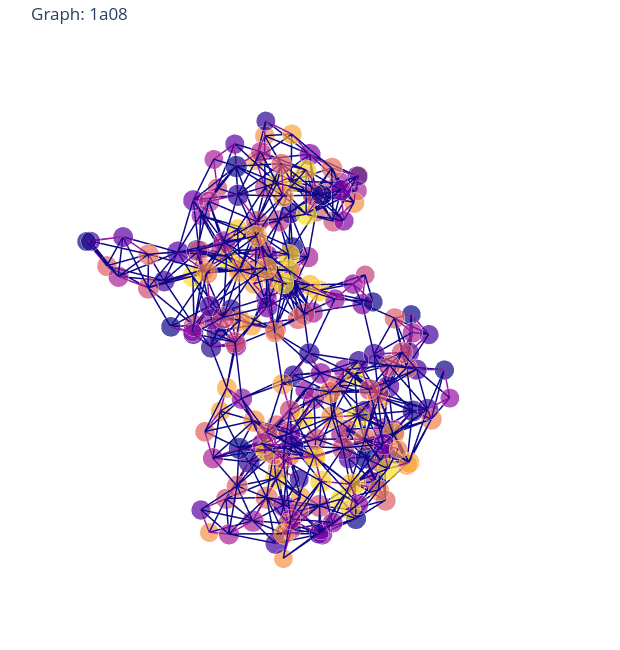
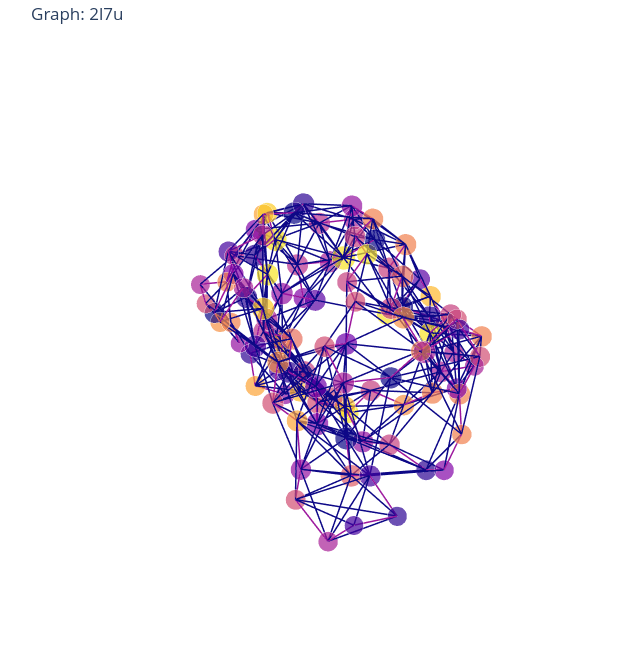
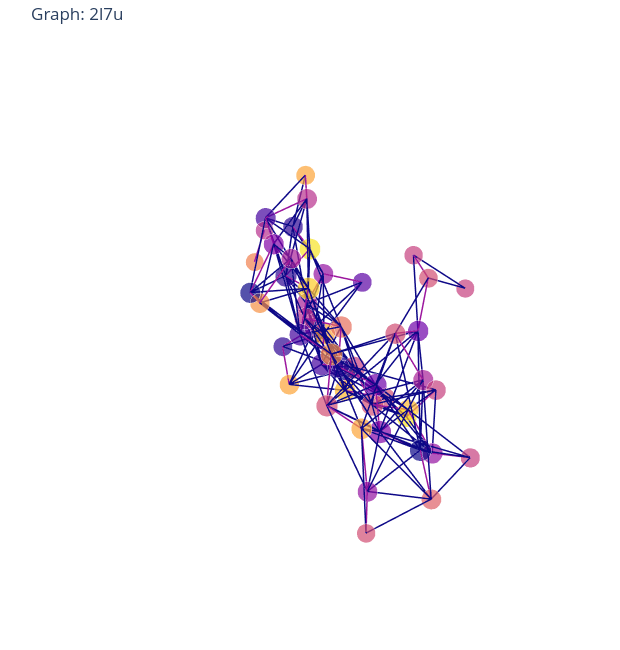

Write notebook code for charts like these, in order.
### Code cell
print("proteina da PDB code:")
protein_pdb.visualize_protein_graph()
print("proteina da path:")
protein_path.visualize_protein_graph()
print("pocket:")
pocket.visualize_protein_graph()

### Figure 1 — Plotly figure (JSON) as saved in the notebook; plotly's stock layout.template omitted (floating-point values rounded to 4 significant figures; data arrays with more than 128 entries replaced by an {"elided": "..."} marker saying what was removed)
{"data": [{"hoverinfo": "text+x+y+z", "line": {"width": 3}, "marker": {"color": {"elided": "211x4 float values"}, "opacity": 0.7, "size": {"elided": "211 float values"}, "symbol": "circle"}, "mode": "markers", "text": {"elided": "211 str values"}, "type": "scatter3d", "x": {"elided": "211 float values"}, "y": {"elided": "211 float values"}, "z": {"elided": "211 float values"}}, {"hoverinfo": "text", "line": {"color": {"elided": "3513x4 float values"}, "width": 3}, "mode": "lines", "text": {"elided": "3513 str values"}, "type": "scatter3d", "x": {"elided": "3513 float values"}, "y": {"elided": "3513 float values"}, "z": {"elided": "3513 float values"}}], "layout": {"height": 650, "margin": {"b": 0, "l": 0, "r": 0, "t": 40}, "scene": {"aspectmode": "data", "xaxis": {"showbackground": false, "showgrid": false, "showline": false, "showticklabels": false, "title": {"text": ""}, "visible": false, "zeroline": false}, "yaxis": {"showbackground": false, "showgrid": false, "showline": false, "showticklabels": false, "title": {"text": ""}, "visible": false, "zeroline": false}, "zaxis": {"showbackground": false, "showgrid": false, "showline": false, "showticklabels": false, "title": {"text": ""}, "visible": false, "zeroline": false}}, "showlegend": false, "title": {"text": "Graph: 1a08"}, "width": 620}}

### Figure 2 — Plotly figure (JSON) as saved in the notebook; plotly's stock layout.template omitted (floating-point values rounded to 4 significant figures; data arrays with more than 128 entries replaced by an {"elided": "..."} marker saying what was removed)
{"data": [{"hoverinfo": "text+x+y+z", "line": {"width": 3}, "marker": {"color": {"elided": "105x4 float values"}, "opacity": 0.7, "size": [23.2, 23.2, 24, 24, 24, 24, 23.6, 25.6, 25.6, 25.2, 24, 24.8, 24.8, 24.8, 24, 23.6, 23.6, 25.6, 24.4, 25.2, 25.2, 23.6, 23.2, 24, 24.8, 23.2, 23.2, 23.6, 24.4, 25.2, 24.8, 25.6, 26, 25.2, 26, 25.2, 23.2, 23.6, 22.8, 24, 24.8, 24, 24, 24.4, 24.4, 25.2, 24, 24.4, 22.8, 23.2, 24, 24.4, 23.6, 22.8, 24.4, 26, 26, 25.6, 24.8, 24.4, 24, 26, 25.6, 25.2, 25.6, 25.6, 25.2, 24.8, 27.6, 25.2, 25.2, 23.6, 24.8, 25.6, 25.2, 25.2, 25.2, 25.2, 26, 26.4, 26.4, 25.6, 25.2, 22.8, 22.4, 23.2, 23.6, 24.4, 24.8, 25.2, 25.6, 25.6, 26, 25.2, 25.6, 25.2, 26.4, 24, 23.6, 23.2, 22.8, 22.4, 22.4, 22.8, 21.6], "symbol": "circle"}, "mode": "markers", "text": ["A:GLY:1", "A:SER:2", "A:ALA:3", "A:GLN:4", "A:ASN:5", "A:ILE:6", "A:THR:7", "A:ALA:8", "A:ARG:9", "A:ILE:10", "A:GLY:11", "A:GLU:12", "A:PRO:13", "A:LEU:14", "A:VAL:15", "A:LEU:16", "A:LYS:17", "A:CYS:18", "A:LYS:19", "A:GLY:20", "A:ALA:21", "A:PRO:22", "A:LYS:23", "A:LYS:24", "A:PRO:25", "A:PRO:26", "A:GLN:27", "A:ARG:28", "A:LEU:29", "A:GLU:30", "A:TRP:31", "A:LYS:32", "A:LEU:33", "A:ASN:34", "A:THR:35", "A:GLY:36", "A:ARG:37", "A:THR:38", "A:GLU:39", "A:ALA:40", "A:TRP:41", "A:LYS:42", "A:VAL:43", "A:LEU:44", "A:SER:45", "A:PRO:46", "A:GLN:47", "A:GLY:48", "A:GLY:49", "A:GLY:50", "A:PRO:51", "A:TRP:52", "A:ASP:53", "A:SER:54", "A:VAL:55", "A:ALA:56", "A:ARG:57", "A:VAL:58", "A:LEU:59", "A:PRO:60", "A:ASN:61", "A:GLY:62", "A:SER:63", "A:LEU:64", "A:PHE:65", "A:LEU:66", "A:PRO:67", "A:ALA:68", "A:VAL:69", "A:GLY:70", "A:ILE:71", "A:GLN:72", "A:ASP:73", "A:GLU:74", "A:GLY:75", "A:ILE:76", "A:PHE:77", "A:ARG:78", "A:CYS:79", "A:GLN:80", "A:ALA:81", "A:MET:82", "A:ASN:83", "A:ARG:84", "A:ASN:85", "A:GLY:86", "A:LYS:87", "A:GLU:88", "A:THR:89", "A:LYS:90", "A:SER:91", "A:ASN:92", "A:TYR:93", "A:ARG:94", "A:VAL:95", "A:ARG:96", "A:VAL:97", "A:TYR:98", "A:GLN:99", "A:ILE:100", "A:PRO:101", "A:GLY:102", "A:LYS:103", "A:PRO:104", "A:GLU:105"], "type": "scatter3d", "x": [10.51, 12.16, 10.37, 7.766, 5.665, 1.958, -0.626, -4.289, -7.498, -9.837, -12.3, -10.19, -9.23, -5.557, -3.608, -0.078, 2.179, 4.719, 8.058, 9.428, 6.308, 5.517, 2.092, 0.986, 1.883, 4.709, 5.546, 4.289, 4.787, 4.501, 3.384, 3.42, 1.954, 2.148, -0.671, -2.447, -0.301, 1.28, -1.521, -2.759, 0.07, -1.286, 0.088, -1.13, -1.607, -2.124, -5.687, -7.609, -11.01, -12.41, -14.52, -13.18, -15.36, -13.53, -9.985, -9.008, -8.647, -5.662, -5.421, -4.8, -1.627, -0.217, -1.28, -3.287, -6.481, -8.333, -11.92, -11.41, -8.333, -9.44, -7.417, -6.808, -5.488, -2.552, 0.837, 3.522, 3.191, 5.95, 6.078, 8.538, 8.861, 11.34, 12.3, 13.4, 16.91, 17.23, 17.14, 14.26, 12.53, 11.8, 9.162, 8.501, 5.783, 4.734, 1.112, -0.351, -4.04, -5.73, -5.988, -2.971, -2.466, -1.066, -2.203, -3.45, -4.519], "y": [-0.035, -1.343, -4.435, -4.704, -7.867, -7.233, -10, -9.491, -11.41, -11.33, -8.506, -6.988, -3.285, -2.346, 0.919, 1.695, 4.745, 6.12, 6.765, 10.14, 12.3, 14.28, 14.89, 16.7, 15.94, 18.31, 17.73, 15.26, 11.57, 8.326, 5.024, 1.546, -1.767, -5.282, -7.748, -10.7, -12.89, -10.37, -8.499, -6.852, -4.372, -0.838, 2.621, 4.349, 8.121, 10.79, 11.1, 7.925, 9.578, 6.146, 3.335, 1.92, -1.194, -2.166, -1.229, 1.419, 5.147, 7.422, 9.552, 13.32, 12.93, 10.71, 7.383, 4.406, 3.031, -0.103, -0.957, -4.675, -6.257, -9.248, -12.35, -10.81, -7.65, -9.741, -8.444, -5.923, -2.215, 0.104, 3.879, 6.478, 10.15, 12.99, 15.62, 19.2, 18.2, 16.12, 12.71, 10.31, 8.151, 4.498, 2.354, -1.359, -3.23, -6.797, -7.762, -11.26, -12.18, -15.23, -17.63, -17.94, -19.03, -22.36, -23.19, -20.09, -20.02], "z": [8.939, 5.778, 4.478, 7.238, 7.467, 8.03, 8.38, 7.486, 6.808, 3.81, 4.392, 7.164, 7.253, 6.928, 7, 5.812, 6.065, 3.589, 5.295, 4.228, 4.216, 7.392, 8.93, 5.772, 2.131, 1.112, -2.553, -5.16, -4.345, -6.306, -4.787, -6.328, -5.166, -6.607, -5.939, -7.524, -9.765, -12.15, -13.9, -10.71, -10.15, -9.767, -8.98, -5.818, -5.706, -3.009, -4.301, -5.068, -5.276, -6.027, -4.53, -1.263, -1.345, -4.533, -3.526, -0.978, -0.311, 0.312, 3.454, 3.223, 5.286, 2.557, 4.049, 2.794, 4.338, 3.231, 4.255, 3.641, 2.057, 0.007, -0.811, -4.232, -2.58, -1.365, -2.462, -1.539, -0.76, -1.979, -1.524, -2.809, -1.867, -2.411, 0.154, -0.514, 0.567, -2.587, -0.931, -1.56, 1.057, 0.293, 1.994, 1.497, 3.387, 2.587, 3.232, 3.491, 3.6, 5.119, 2.181, -0.113, -3.746, -4.902, -8.427, -10.3, -13.95]}, {"hoverinfo": "text", "line": {"color": {"elided": "1779x4 float values"}, "width": 3}, "mode": "lines", "text": {"elided": "1779 str values"}, "type": "scatter3d", "x": {"elided": "1779 float values"}, "y": {"elided": "1779 float values"}, "z": {"elided": "1779 float values"}}], "layout": {"height": 650, "margin": {"b": 0, "l": 0, "r": 0, "t": 40}, "scene": {"aspectmode": "data", "xaxis": {"showbackground": false, "showgrid": false, "showline": false, "showticklabels": false, "title": {"text": ""}, "visible": false, "zeroline": false}, "yaxis": {"showbackground": false, "showgrid": false, "showline": false, "showticklabels": false, "title": {"text": ""}, "visible": false, "zeroline": false}, "zaxis": {"showbackground": false, "showgrid": false, "showline": false, "showticklabels": false, "title": {"text": ""}, "visible": false, "zeroline": false}}, "showlegend": false, "title": {"text": "Graph: 2l7u"}, "width": 620}}

### Figure 3 — Plotly figure (JSON) as saved in the notebook; plotly's stock layout.template omitted (floating-point values rounded to 4 significant figures; data arrays with more than 128 entries replaced by an {"elided": "..."} marker saying what was removed)
{"data": [{"hoverinfo": "text+x+y+z", "line": {"width": 3}, "marker": {"color": {"elided": "50x4 float values"}, "opacity": 0.7, "size": [23.2, 23.2, 24, 24, 24, 23.6, 22.4, 22, 22.4, 24.4, 24, 24, 22.8, 24, 24.4, 25.6, 26, 25.2, 25.6, 24.4, 22.4, 23.2, 23.6, 24.4, 24, 23.6, 23.2, 21.6, 22.4, 23.6, 25.2, 25.2, 25.2, 25.2, 26, 26.4, 25.2, 23.6, 22, 23.6, 24.4, 25.2, 25.6, 25.6, 26, 25.2, 24.8, 23.6, 21.2, 21.2], "symbol": "circle"}, "mode": "markers", "text": ["A:GLY:1", "A:SER:2", "A:ALA:3", "A:GLN:4", "A:ASN:5", "A:ILE:6", "A:THR:7", "A:LEU:16", "A:LYS:17", "A:CYS:18", "A:LYS:19", "A:GLY:20", "A:LEU:29", "A:GLU:30", "A:TRP:31", "A:LYS:32", "A:LEU:33", "A:ASN:34", "A:THR:35", "A:GLY:36", "A:ARG:37", "A:THR:38", "A:ALA:40", "A:TRP:41", "A:LYS:42", "A:VAL:43", "A:LEU:44", "A:LEU:64", "A:ASP:73", "A:GLU:74", "A:GLY:75", "A:ILE:76", "A:PHE:77", "A:ARG:78", "A:CYS:79", "A:GLN:80", "A:ALA:81", "A:MET:82", "A:LYS:87", "A:GLU:88", "A:THR:89", "A:LYS:90", "A:SER:91", "A:ASN:92", "A:TYR:93", "A:ARG:94", "A:VAL:95", "A:ARG:96", "A:ILE:100", "A:PRO:101"], "type": "scatter3d", "x": [10.51, 12.16, 10.37, 7.766, 5.665, 1.958, -0.626, -0.078, 2.179, 4.719, 8.058, 9.428, 4.787, 4.501, 3.384, 3.42, 1.954, 2.148, -0.671, -2.447, -0.301, 1.28, -2.759, 0.07, -1.286, 0.088, -1.13, -3.287, -5.488, -2.552, 0.837, 3.522, 3.191, 5.95, 6.078, 8.538, 8.861, 11.34, 17.14, 14.26, 12.53, 11.8, 9.162, 8.501, 5.783, 4.734, 1.112, -0.351, -2.971, -2.466], "y": [-0.035, -1.343, -4.435, -4.704, -7.867, -7.233, -10, 1.695, 4.745, 6.12, 6.765, 10.14, 11.57, 8.326, 5.024, 1.546, -1.767, -5.282, -7.748, -10.7, -12.89, -10.37, -6.852, -4.372, -0.838, 2.621, 4.349, 4.406, -7.65, -9.741, -8.444, -5.923, -2.215, 0.104, 3.879, 6.478, 10.15, 12.99, 12.71, 10.31, 8.151, 4.498, 2.354, -1.359, -3.23, -6.797, -7.762, -11.26, -17.94, -19.03], "z": [8.939, 5.778, 4.478, 7.238, 7.467, 8.03, 8.38, 5.812, 6.065, 3.589, 5.295, 4.228, -4.345, -6.306, -4.787, -6.328, -5.166, -6.607, -5.939, -7.524, -9.765, -12.15, -10.71, -10.15, -9.767, -8.98, -5.818, 2.794, -2.58, -1.365, -2.462, -1.539, -0.76, -1.979, -1.524, -2.809, -1.867, -2.411, -0.931, -1.56, 1.057, 0.293, 1.994, 1.497, 3.387, 2.587, 3.232, 3.491, -0.113, -3.746]}, {"hoverinfo": "text", "line": {"color": {"elided": "756x4 float values"}, "width": 3}, "mode": "lines", "text": {"elided": "756 str values"}, "type": "scatter3d", "x": {"elided": "756 float values"}, "y": {"elided": "756 float values"}, "z": {"elided": "756 float values"}}], "layout": {"height": 650, "margin": {"b": 0, "l": 0, "r": 0, "t": 40}, "scene": {"aspectmode": "data", "xaxis": {"showbackground": false, "showgrid": false, "showline": false, "showticklabels": false, "title": {"text": ""}, "visible": false, "zeroline": false}, "yaxis": {"showbackground": false, "showgrid": false, "showline": false, "showticklabels": false, "title": {"text": ""}, "visible": false, "zeroline": false}, "zaxis": {"showbackground": false, "showgrid": false, "showline": false, "showticklabels": false, "title": {"text": ""}, "visible": false, "zeroline": false}}, "showlegend": false, "title": {"text": "Graph: 2l7u"}, "width": 620}}
